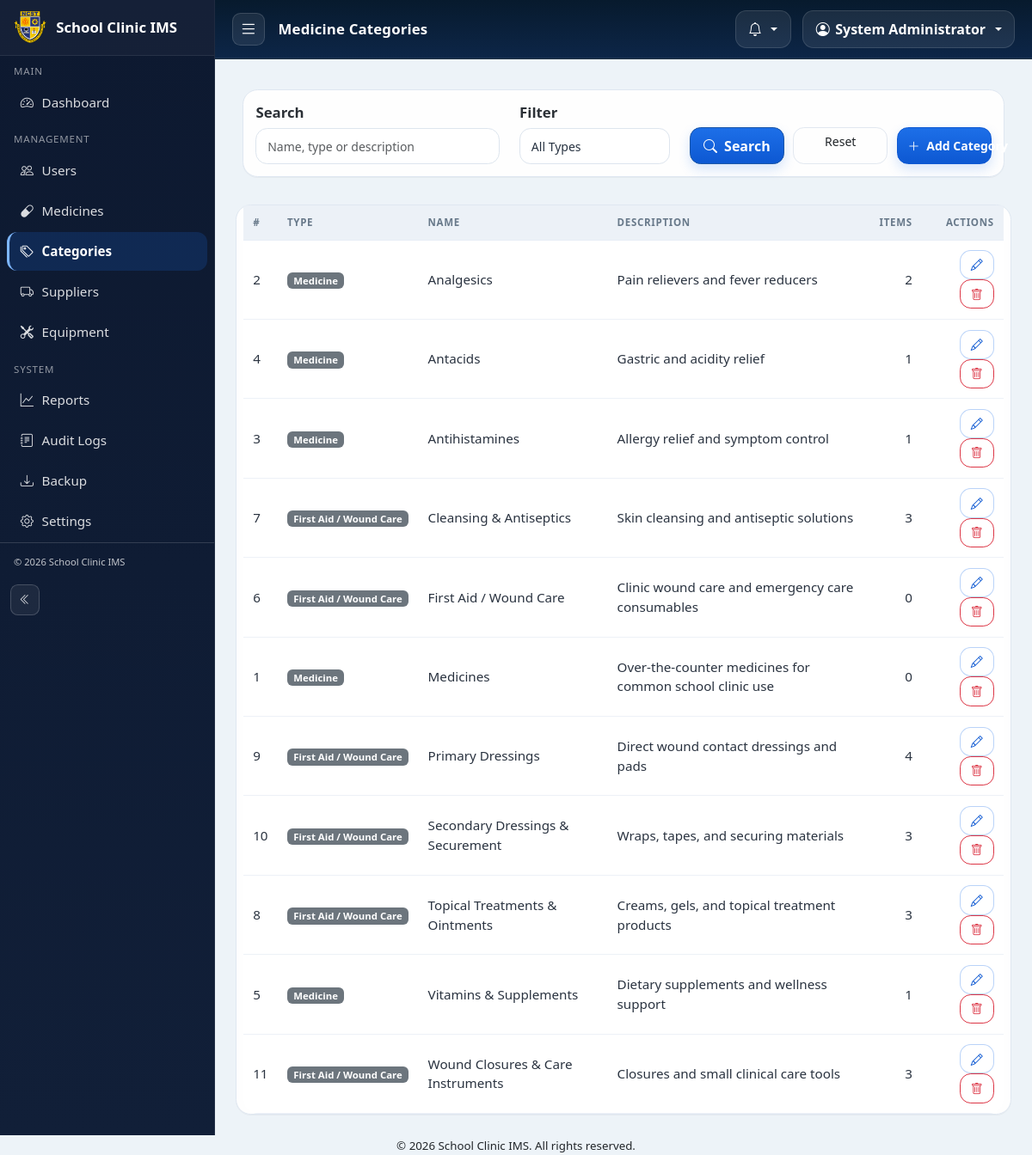
Screenshot of /admin/categories.php (signed in) with the database file from the repository.
### tables this page shows
CREATE TABLE medicine_categories (
    id          INT AUTO_INCREMENT PRIMARY KEY,
    parent_id   INT DEFAULT NULL,
    name        VARCHAR(100) NOT NULL,
    type        ENUM('medicine','first_aid') NOT NULL DEFAULT 'medicine',
    description VARCHAR(255) DEFAULT NULL,
    created_at  DATETIME NOT NULL DEFAULT CURRENT_TIMESTAMP,
    UNIQUE KEY uq_medcat_parent_name (parent_id, name),
    CONSTRAINT fk_medcat_parent FOREIGN KEY (parent_id) REFERENCES medicine_categories(id) ON DELETE CASCADE
  );

### includes/functions.php (called while the page is built, shortened)
<?php
if (!function_exists('e')) {
    function e($string = '') {
        return htmlspecialchars($string, ENT_QUOTES, 'UTF-8');
    }
}
if (!function_exists('url')) {
    function url($path = '') {
        $base = defined('BASE_URL') ? BASE_URL : (($_SERVER['HTTP_BASE'] ?? '') . dirname($_SERVER['SCRIPT_NAME'] ?? ''));
        $base = rtrim($base, '/');
        $path = ltrim($path, '/');
        return $base . '/' . ltrim($path, '/');
    }
}
if (!function_exists('current_role')) {
    function current_role() {
        return $_SESSION['role'] ?? 'user';
    }
}
if (!function_exists('is_logged_in')) {
    function is_logged_in() {
        return !empty($_SESSION['user_id']);
    }
}

### admin/categories.php (the view, shortened to what this page needs)
<?php
require_once __DIR__ . '/../config/db.php';
$page_title = 'Medicine Categories';
$search = trim($_GET['q'] ?? '');
$sql = 'SELECT c.*, (SELECT COUNT(*) FROM medicines m WHERE m.category_id = c.id) AS med_count
        FROM medicine_categories c';
$params = [];
$sql .= ' ORDER BY c.name';
$stmt = $pdo->prepare($sql);
$stmt->execute($params);
$cats = $stmt->fetchAll();
require __DIR__ . '/../includes/layout_dashboard_start.php';
?>
            <div class="row g-3">
                <div class="col-12">
                    <div class="card mb-3">
                        <div class="card-body">
                            <form method="get" class="row g-2 align-items-end audit-toolbar">
                                <div class="col">
                                    <label class="form-label">Search</label>
                                    <input type="search" name="q" class="form-control form-control-sm" value="<?= e($search) ?>" placeholder="Name, type or description" aria-label="Search categories">
                                </div>
                                <div class="col-auto">
                                    <label class="form-label">Filter</label>
                                    <select name="type" class="form-select form-select-sm" onchange="this.form.submit()">
                                        <option value="">All Types</option>
                                    </select>
                                </div>
                                <div class="col d-flex flex-wrap gap-2 justify-content-start">
                                    <button class="btn btn-primary text-nowrap"><i class="bi bi-search me-1"></i> Search</button>
                                    <a href="<?= e(url('admin/categories.php')) ?>" class="btn btn-sm btn-outline-secondary text-nowrap">Reset</a>
                                    <button type="button" class="btn btn-sm btn-accent text-nowrap" data-bs-toggle="modal" data-bs-target="#categoryModal"><i class="bi bi-plus-lg me-1"></i> Add Category</button>
                                </div>
                            </form>
                        </div>
                    </div>
                </div>
                <div class="card">
                    <div class="table-responsive">
                        <table class="table table-hover mb-0 align-middle">
                            <thead><tr><th>#</th><th>Type</th><th>Name</th><th>Description</th><th class="text-end">Items</th><th class="text-end">Actions</th></tr></thead>
                            <tbody>
                            <?php if (!$cats): ?>
                                <tr><td colspan="6" class="text-center text-muted py-4">No categories yet.</td></tr>
                            <?php else: foreach ($cats as $c): ?>
                                <tr>
                                    <td><?= (int)$c['id'] ?></td>
                                    <td><span class="badge bg-secondary"><?= $c['type'] === 'first_aid' ? 'First Aid / Wound Care' : 'Medicine' ?></span></td>
                                    <td><?= e($c['name']) ?></td>
                                    <td><?= e($c['description']) ?></td>
                                    <td class="text-end"><?= (int)$c['med_count'] ?></td>
                                    <td class="text-end">
                                        <a href="<?= e(url('admin/categories.php?action=edit&id=' . $c['id'])) ?>" class="btn btn-sm btn-outline-primary"><i class="bi bi-pencil"></i></a>
                                        <a href="<?= e(url('admin/categories.php?action=delete&id=' . $c['id'])) ?>" class="btn btn-sm btn-outline-danger" data-confirm="Delete this category?" data-swal-delete="category"><i class="bi bi-trash"></i></a>
                                    </td>
                                </tr>
                            <?php endforeach; endif; ?>
                            </tbody>
                        </table>
                    </div>
                </div>
            </div>
        </div>
    </main>
</div>
<?php require __DIR__ . '/../includes/layout_dashboard_end.php'; ?>

### includes/layout_dashboard_start.php (shortened to what this page needs)
<!DOCTYPE html>
<html lang="en">
<head>
    <link href="https://cdn.jsdelivr.net/npm/bootstrap@5.3.3/dist/css/bootstrap.min.css" rel="stylesheet">
    <link href="https://cdn.jsdelivr.net/npm/bootstrap-icons@1.11.3/font/bootstrap-icons.min.css" rel="stylesheet">
    <?php $__css = dirname(__DIR__) . '/assets/css/style.css'; ?>
    <link href="<?= e(url('assets/css/style.css')) ?>?v=<?= file_exists($__css) ? filemtime($__css) : time() ?>" rel="stylesheet">
</head>
<body>
<div class="app-wrapper">
    <?php require __DIR__ . '/sidebar.php'; ?>
    <div class="main-wrapper">
        <?php require __DIR__ . '/topbar.php'; ?>
        <main class="main-content">
            <div class="content-area">
                <div class="container-fluid">

### includes/sidebar.php (shortened to what this page needs)
<?php
$role = current_role();
?>
<aside class="sidebar" id="appSidebar" aria-label="Main navigation">
    <div class="brand">
        <img src="<?= e(url('assets/images/ncst.png')) ?>" alt="NCST logo" class="brand-image">
        <span class="brand-text"><?= e(APP_NAME) ?></span>
    </div>
    <nav class="sidebar-nav flex-grow-1 overflow-auto">
        <?php if ($role === 'admin'): ?>
            <div class="nav-section">Main</div>
            <a href="<?= e(url('admin/dashboard.php')) ?>" class="nav-link <?= basename($_SERVER['PHP_SELF']) === 'dashboard.php' ? 'active' : '' ?>">
                <i class="bi bi-speedometer2"></i> Dashboard
            </a>
            <div class="nav-section">Management</div>
            <a href="<?= e(url('admin/users.php')) ?>" class="nav-link <?= basename($_SERVER['PHP_SELF']) === 'users.php' ? 'active' : '' ?>">
                <i class="bi bi-people"></i> Users
            </a>
            <a href="<?= e(url('admin/medicines.php')) ?>" class="nav-link <?= basename($_SERVER['PHP_SELF']) === 'medicines.php' ? 'active' : '' ?>">
                <i class="bi bi-capsule"></i> Medicines
            </a>
            <a href="<?= e(url('admin/categories.php')) ?>" class="nav-link <?= basename($_SERVER['PHP_SELF']) === 'categories.php' ? 'active' : '' ?>">
                <i class="bi bi-tags"></i> Categories
            </a>
            <a href="<?= e(url('admin/suppliers.php')) ?>" class="nav-link <?= basename($_SERVER['PHP_SELF']) === 'suppliers.php' ? 'active' : '' ?>">
                <i class="bi bi-truck"></i> Suppliers
            </a>
            <a href="<?= e(url('admin/equipment.php')) ?>" class="nav-link <?= basename($_SERVER['PHP_SELF']) === 'equipment.php' ? 'active' : '' ?>">
                <i class="bi bi-tools"></i> Equipment
            </a>
            <div class="nav-section">System</div>
            <a href="<?= e(url('admin/reports.php')) ?>" class="nav-link <?= basename($_SERVER['PHP_SELF']) === 'reports.php' ? 'active' : '' ?>">
                <i class="bi bi-graph-up"></i> Reports
            </a>
            <a href="<?= e(url('admin/audit_logs.php')) ?>" class="nav-link <?= basename($_SERVER['PHP_SELF']) === 'audit_logs.php' ? 'active' : '' ?>">
                <i class="bi bi-journal-text"></i> Audit Logs
            </a>
            <a href="<?= e(url('admin/backup.php')) ?>" class="nav-link <?= basename($_SERVER['PHP_SELF']) === 'backup.php' ? 'active' : '' ?>">
                <i class="bi bi-download"></i> Backup
            </a>
            <a href="<?= e(url('admin/settings.php')) ?>" class="nav-link <?= basename($_SERVER['PHP_SELF']) === 'settings.php' ? 'active' : '' ?>">
                <i class="bi bi-gear"></i> Settings
            </a>
        <?php endif; ?>
    </nav>
    <div class="sidebar-footer">
        <small>&copy; <?= date('Y') ?> <?= e(APP_NAME) ?></small>
    </div>
    <button class="sidebar-brand-control" id="sidebarBrandControl" type="button" aria-label="Expand navigation" title="Expand navigation">
        <i class="bi bi-chevron-double-right bc-icon-expand"></i><i class="bi bi-chevron-double-left bc-icon-collapse"></i>
    </button>
</aside>

### includes/topbar.php (shortened to what this page needs)
<?php
$fullName = is_logged_in() ? ($_SESSION['full_name'] ?? $_SESSION['username'] ?? 'User') : 'User';
?>
<header class="topbar">
    <div class="d-flex align-items-center">
        <button class="sidebar-toggle me-3" id="sidebarToggle" type="button" aria-label="Toggle navigation" aria-expanded="false" aria-controls="appSidebar">
            <i class="bi bi-list"></i>
        </button>
        <h1 class="page-title mb-0"><?= e($page_title ?? 'Dashboard') ?></h1>
    </div>
    <div class="topbar-actions" style="display: flex; align-items: center;">
        <div class="dropdown">
            <button class="btn dropdown-toggle" type="button" id="notifBellBtn" data-bs-toggle="dropdown" aria-expanded="false" aria-label="Notifications">
                <i class="bi bi-bell"></i>
            </button>
        </div>
        <div class="dropdown ms-2">
            <button class="btn dropdown-toggle" type="button" data-bs-toggle="dropdown" aria-expanded="false">
                <i class="bi bi-person-circle"></i>
                <span class="btn-label"><?= e($fullName) ?></span>
            </button>
        </div>
    </div>
</header>

### includes/layout_dashboard_end.php (shortened to what this page needs)
        </div>
<footer class="shell-footer">
    <div class="container">
        <div class="row">
            <div class="col-12 text-center">
                <small>&copy; <?= date('Y') ?> School Clinic IMS. All rights reserved.</small>
            </div>
        </div>
    </div>
</footer>
</body>
</html>

### rows the page displays
medicine_categories: id "2", type "Medicine", name "Analgesics", description "Pain relievers and fever reducers", med_count "2"
medicine_categories: id "4", type "Medicine", name "Antacids", description "Gastric and acidity relief", med_count "1"
medicine_categories: id "3", type "Medicine", name "Antihistamines", description "Allergy relief and symptom control", med_count "1"
medicine_categories: id "7", type "First Aid / Wound Care", name "Cleansing & Antiseptics", description "Skin cleansing and antiseptic solutions", med_count "3"
medicine_categories: id "6", type "First Aid / Wound Care", name "First Aid / Wound Care", description "Clinic wound care and emergency care consumables", med_count "0"
medicine_categories: id "1", type "Medicine", name "Medicines", description "Over-the-counter medicines for common school clinic use", med_count "0"
medicine_categories: id "9", type "First Aid / Wound Care", name "Primary Dressings", description "Direct wound contact dressings and pads", med_count "4"
medicine_categories: id "10", type "First Aid / Wound Care", name "Secondary Dressings & Securement", description "Wraps, tapes, and securing materials", med_count "3"
medicine_categories: id "8", type "First Aid / Wound Care", name "Topical Treatments & Ointments", description "Creams, gels, and topical treatment products", med_count "3"
medicine_categories: id "5", type "Medicine", name "Vitamins & Supplements", description "Dietary supplements and wellness support", med_count "1"
medicine_categories: id "11", type "First Aid / Wound Care", name "Wound Closures & Care Instruments", description "Closures and small clinical care tools", med_count "3"

### other values shown
APP_NAME "School Clinic IMS"
$page_title "Medicine Categories"
$fullName "System Administrator"
